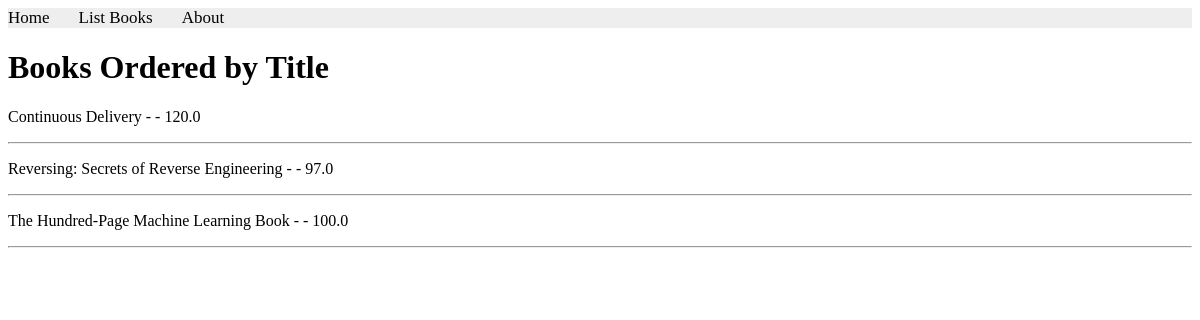
The page /books/lab8/task4 on the database as committed earlier.
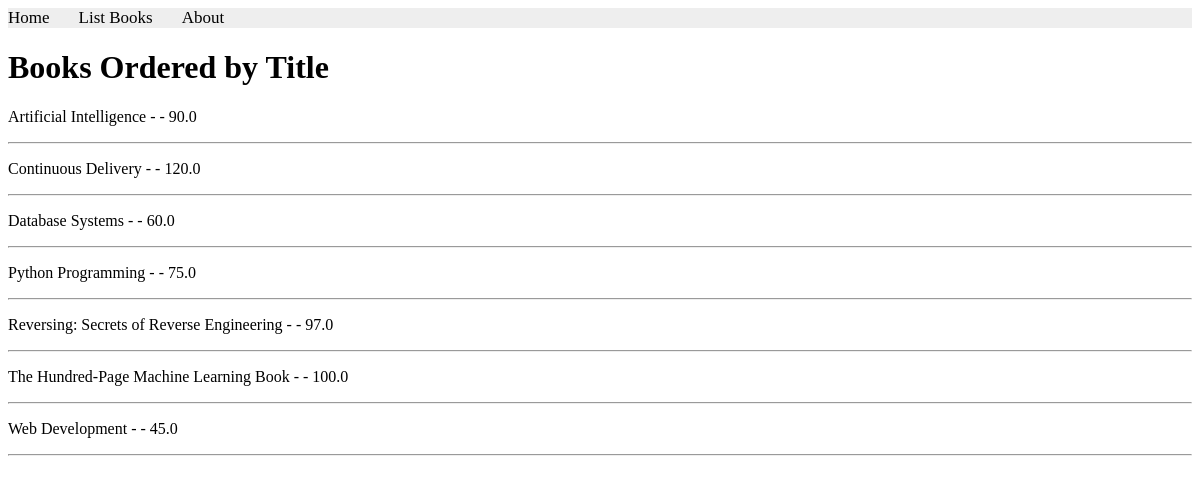
The same page on the database as committed later.
### apps/bookmodule/models.py (models this page shows, shortened)
class Book(models.Model):
    title = models.CharField(max_length=100)
    author = models.CharField(max_length=50, default='')
    edition = models.SmallIntegerField(default=1)
    price = models.FloatField(default=0.0)
    quantity = models.IntegerField(default=1)
    pubdate = models.DateTimeField(null=True, blank=True)
    rating = models.SmallIntegerField(default=1)
    publisher = models.ForeignKey(
        Publisher,
        null=True,
        on_delete=models.SET_NULL
    )
    authors = models.ManyToManyField(Author)

### apps/bookmodule/views.py (the view)
# urls.py: path('lab8/task4', views.lab8_task4, name='lab8_task4'),
def lab8_task4(request):
    books = Book.objects.order_by('title')
    return render(
        request,
        'bookmodule/lab8_task4.html',
        {'books': books}
    )

### apps/templates/bookmodule/lab8_task4.html (shortened to what this page needs)
{% extends "layouts/base.html" %}
{% block content %}
<h1>Books Ordered by Title</h1>
{% for book in books %}
    <p>{{ book.title }} - {{ book.author }} - {{ book.price }}</p>
    <hr>
{% empty %}
    <p>No books found.</p>
{% endfor %}
{% endblock content %}

Rows that differ between the two databases and show on the page:
added Book: title "Artificial Intelligence", price "90.0"
added Book: title "Database Systems", price "60.0"
added Book: title "Python Programming", price "75.0"
added Book: title "Web Development", price "45.0"
